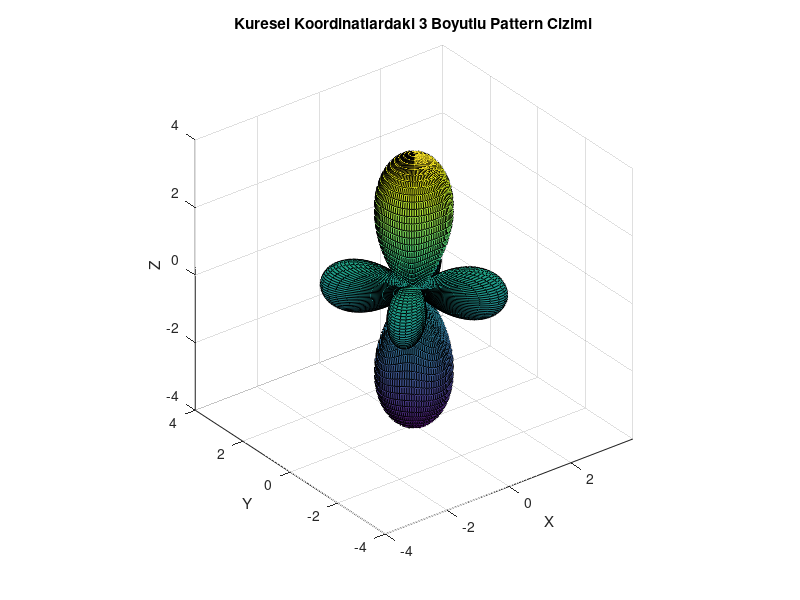
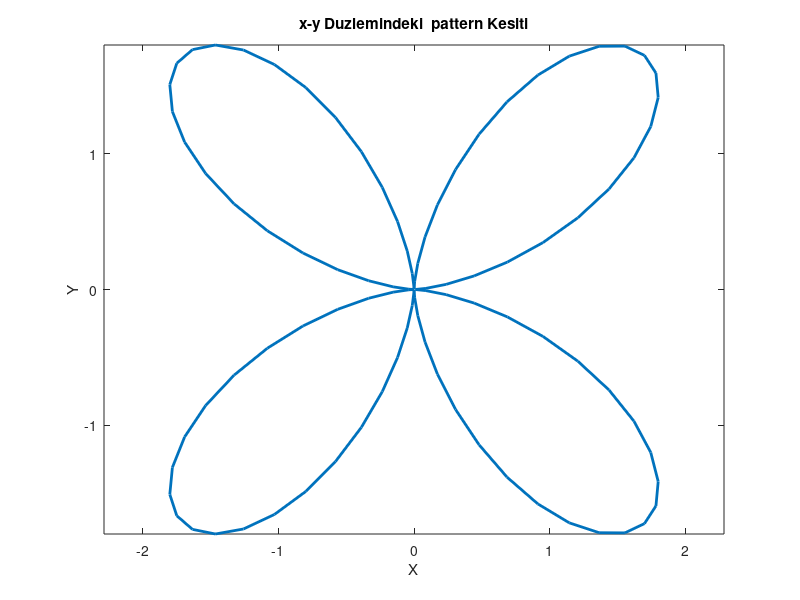

These figures' MATLAB source, in order:
% Parametre aralıklarını belirle
theta = linspace(0, pi, 100);       % 0 ile pi arası
phi = linspace(0, 2*pi, 100);        % 0 ile 2*pi arası

[Theta, Phi] = meshgrid(theta, phi);

% Verilen fonksiyona göre r'yi tanımla
R = 2*cos(pi*sin(Theta).*sin(Phi)) + 2*cos(pi*sin(Theta).*cos(Phi));

% Küresel koordinatlardan kartezyen koordinatlara dönüşüm
X = R .* sin(Theta) .* cos(Phi);
Y = R .* sin(Theta) .* sin(Phi);
Z = R .* cos(Theta);

% 3 boyutlu yüzey grafiğini çiz
figure;
surf(X, Y, Z);
  % Yüzeyi daha düzgün gösterir
axis equal;
xlabel('X');
ylabel('Y');
zlabel('Z');
title('Kuresel Koordinatlardaki 3 Boyutlu Pattern Cizimi');

% x-y düzlemindeki kesiti elde et (z = 0, yani θ = pi/2)
theta_xy = pi/2;  % z = 0 için gerekli açı
R_xy = 2*cos(pi*sin(theta_xy)*sin(phi)) + 2*cos(pi*sin(theta_xy)*cos(phi));
% θ = pi/2 olduğundan sin(θ)=1, cos(θ)=0
X_xy = R_xy .* sin(theta_xy) .* cos(phi);  % sin(pi/2)=1
Y_xy = R_xy .* sin(theta_xy) .* sin(phi);

% x-y düzlemindeki kesiti çiz
figure;
plot(X_xy, Y_xy, 'LineWidth', 2);
axis equal;
xlabel('X');
ylabel('Y');
title('x-y Duzlemindeki  pattern Kesiti');
